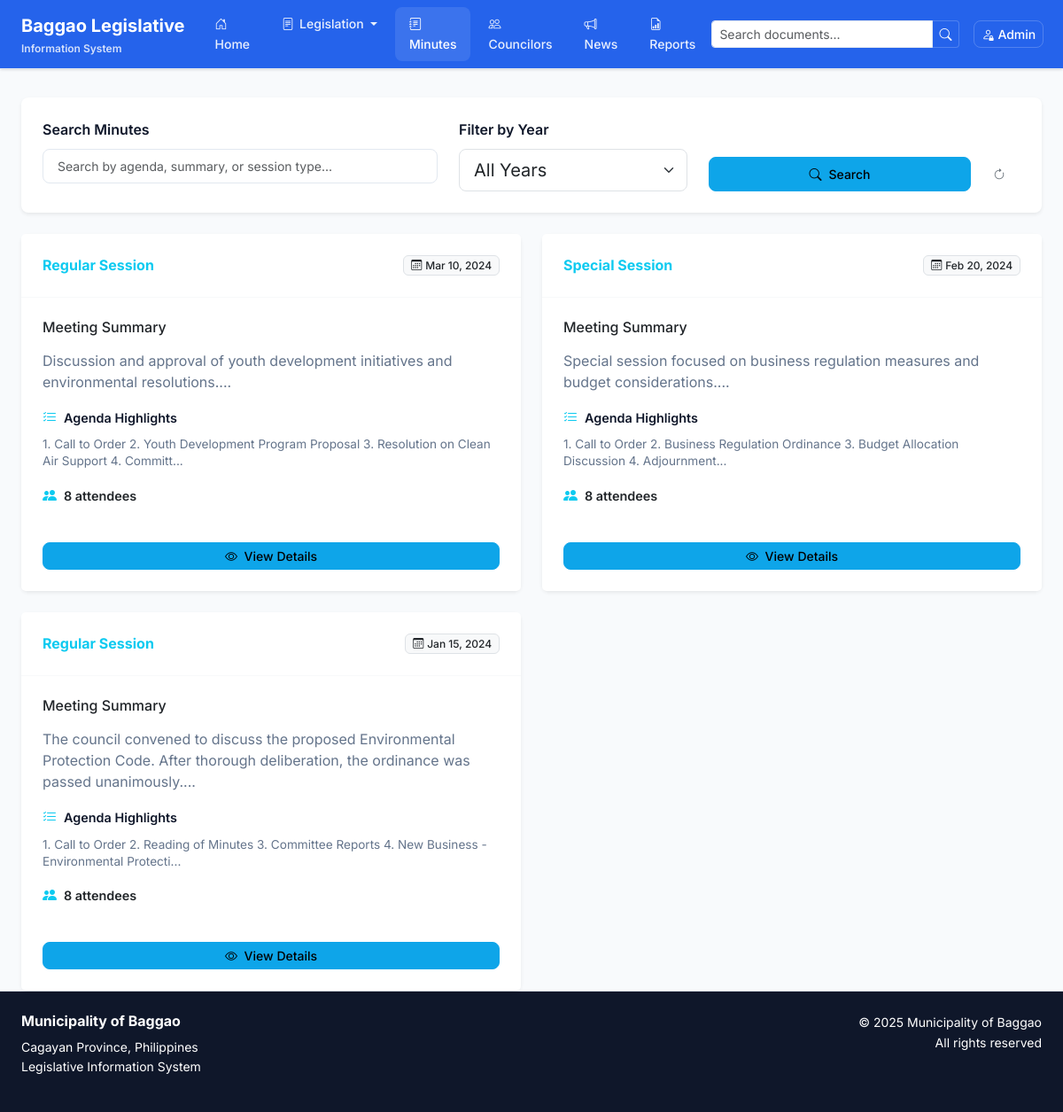
The page /minutes on the database its author committed.
### tables this page shows
CREATE TABLE `minutes` (
  `id` int(11) NOT NULL,
  `meeting_date` date NOT NULL,
  `session_type` varchar(100) NOT NULL,
  `agenda` text NOT NULL,
  `attendees` text NOT NULL,
  `summary` text NOT NULL,
  `file_path` varchar(255) DEFAULT NULL,
  `status` enum('published','draft') DEFAULT 'draft',
  `created_at` timestamp NOT NULL DEFAULT current_timestamp(),
  `updated_at` timestamp NOT NULL DEFAULT current_timestamp() ON UPDATE current_timestamp()
);

### core/Controller.php (called while the page is built, shortened)
<?php
class Controller {
    protected function loadView($view, $data = []) {
        extract($data);
        include "views/{$view}.php";
        include "views/layout.php";
    }
}
?>

### controllers/MinuteController.php (called while the page is built, shortened)
<?php
class MinuteController extends Controller {
    public function index() {
        $minuteModel = new Minute();
        $search = $_GET['search'] ?? '';
        $year = $_GET['year'] ?? '';
        if (!empty($search)) {
            $minutes = $minuteModel->searchPublished($search);
        } elseif (!empty($year)) {
            $minutes = $minuteModel->getByYear($year);
        } else {
            $minutes = $minuteModel->getPublished();
        }
        $data = [
            'minutes' => $minutes,
            'years' => $minuteModel->getYears(),
            'current_search' => $search,
            'current_year' => $year
        ];
        $this->loadView('minutes/index', $data);
    }
}
?>

### index.php (called while the page is built, shortened)
<?php
require_once 'config/database.php';
spl_autoload_register(function ($class_name) {
    $directories = [
        'models/',
        'controllers/',
        'core/'
    ];
    foreach ($directories as $directory) {
        $file = $directory . $class_name . '.php';
        if (file_exists($file)) {
            return;
        }
    }
});
$request = $_GET['page'] ?? 'home';
$action = $_GET['action'] ?? 'index';
$id = $_GET['id'] ?? null;
$routes = [
    'home' => 'HomeController',
    'ordinances' => 'OrdinanceController',
    'resolutions' => 'ResolutionController',
    'minutes' => 'MinuteController',
    'councilors' => 'CouncilorController',
    'publications' => 'PublicationController',
    'reports' => 'ReportController',
    'admin' => 'AdminController',
    'auth' => 'AuthController'
];
if (isset($routes[$request])) {
    $controller = new $controller_name();
    if (method_exists($controller, $action)) {
        $controller->$action($id);
    } else {
        $controller->index();
    }
} else {
    include 'views/404.php';
}
?>

### core/Model.php (called while the page is built, shortened)
<?php
class Model {
    public function __construct() {
        $database = new Database();
        $this->db = $database->getConnection();
    }
}
?>

### config/database.php (called while the page is built, shortened)
<?php
class Database {
    private $host = DB_HOST;
    private $db_name = DB_NAME;
    private $username = DB_USER;
    private $password = DB_PASS;
    private $conn = null;
    public function getConnection() {
        if ($this->conn === null) {
            try {
                $this->conn = new PDO(
                    "mysql:host=" . $this->host . ";dbname=" . $this->db_name,
                    $this->username,
                    $this->password,
                    array(
                        PDO::ATTR_ERRMODE => PDO::ERRMODE_EXCEPTION,
                        PDO::ATTR_DEFAULT_FETCH_MODE => PDO::FETCH_ASSOC,
                        PDO::MYSQL_ATTR_INIT_COMMAND => "SET NAMES utf8"
                    )
                );
            } catch(PDOException $exception) {
                echo "Connection error: " . $exception->getMessage();
                die();
            }
        }
        return $this->conn;
    }
}
?>

### models/Minute.php (called while the page is built, shortened)
<?php
class Minute extends Model {
    public function getPublished() {
        $stmt = $this->db->prepare("SELECT * FROM minutes WHERE status = 'published' ORDER BY meeting_date DESC");
        $stmt->execute();
        return $stmt->fetchAll();
    }
}
?>

### views/minutes/index.php (the view, shortened to what this page needs)
<div class="card border-0 shadow-sm mb-4">
    <div class="card-body p-4">
        <form method="GET" action="<?= BASE_URL ?>minutes" class="row g-4">
            <div class="col-md-5">
                <label for="search" class="form-label fw-semibold">Search Minutes</label>
                <input type="text" class="form-control form-control-lg" id="search" name="search"
                       placeholder="Search by agenda, summary, or session type..."
                       value="<?= htmlspecialchars($current_search) ?>">
            </div>
            <div class="col-md-3">
                <label for="year" class="form-label fw-semibold">Filter by Year</label>
                <select class="form-select form-select-lg" id="year" name="year">
                    <option value="">All Years</option>
                </select>
            </div>
            <div class="col-md-4 d-flex align-items-end gap-2">
                <button type="submit" class="btn btn-info btn-lg flex-grow-1">
                    <i class="bi bi-search me-2"></i>Search
                </button>
                <a href="<?= BASE_URL ?>minutes" class="btn btn-outline-secondary btn-lg">
                    <i class="bi bi-arrow-clockwise"></i>
                </a>
            </div>
        </form>
    </div>
</div>
<?php if (!empty($minutes)): ?>
    <div class="row g-4">
        <?php foreach ($minutes as $minute): ?>
            <div class="col-lg-6">
                <div class="card h-100 border-0 shadow-sm hover-shadow">
                    <div class="card-header bg-white border-bottom border-light d-flex justify-content-between align-items-center p-4">
                        <h6 class="mb-0 text-info fw-bold">
                            <?= htmlspecialchars($minute['session_type']) ?>
                        </h6>
                        <span class="badge bg-light text-dark border">
                            <i class="bi bi-calendar3 me-1"></i><?= date('M d, Y', strtotime($minute['meeting_date'])) ?>
                        </span>
                    </div>
                    <div class="card-body p-4 bg-white">
                        <h6 class="card-title mb-3 text-dark">Meeting Summary</h6>
                        <p class="card-text text-muted mb-3" style="line-height: 1.5;">
                            <?= htmlspecialchars(substr($minute['summary'], 0, 150)) ?>...
                        </p>
                        <div class="mb-3">
                            <div class="d-flex align-items-center mb-2">
                                <i class="bi bi-list-check me-2 text-info"></i>
                                <h6 class="mb-0 fw-semibold" style="font-size: 0.9rem;">Agenda Highlights</h6>
                            </div>
                            <p class="text-muted mb-0" style="font-size: 0.85rem; line-height: 1.4;">
                                <?= htmlspecialchars(substr($minute['agenda'], 0, 100)) ?>...
                            </p>
                        </div>
                        <div class="mb-3">
                            <div class="d-flex align-items-center">
                                <i class="bi bi-people-fill me-2 text-info"></i>
                                <span class="fw-semibold text-dark" style="font-size: 0.9rem;">
                                    <?php
                                    $attendees = explode(',', $minute['attendees']);
                                    echo count($attendees) . ' attendees';
                                    ?>
                                </span>
                            </div>
                        </div>
                    </div>
                    <div class="card-footer bg-white border-top-0 p-4 pt-0">
                        <div class="d-flex gap-2">
                            <a href="<?= BASE_URL ?>minutes/view/<?= $minute['id'] ?>" class="btn btn-info btn-sm flex-grow-1">
                                <i class="bi bi-eye me-1"></i> View Details
                            </a>
                        </div>
                    </div>
                </div>
            </div>
        <?php endforeach; ?>
    </div>
<?php endif; ?>

### views/layout.php (style rules this page uses)
:root { --primary: #2563eb; --primary-foreground: #ffffff; --secondary: #f1f5f9; --secondary-foreground: #0f172a; --muted: #f8fafc; --muted-foreground: #64748b; --accent: #f1f5f9; --accent-foreground: #0f172a; --destructive: #ef4444; --destructive-foreground: #ffffff; --border: #e2e8f0; --input: #e2e8f0; --ring: #2563eb; --background: #ffffff; --foreground: #0f172a; --card: #ffffff; --card-foreground: #0f172a; --popover: #ffffff; --popover-foreground: #0f172a; --radius: 0.5rem; }
* { border-color: var(--border); }
body { font-family: 'Inter', -apple-system, BlinkMacSystemFont, sans-serif; background-color: var(--background); color: var(--foreground); line-height: 1.6; }
.form-control { border: 1px solid var(--input); border-radius: var(--radius); background-color: var(--background); font-size: 0.875rem; transition: border-color 0.2s ease, box-shadow 0.2s ease; }
.btn { border-radius: var(--radius); font-weight: 500; font-size: 0.875rem; transition: all 0.2s ease; border: 1px solid transparent; }
.btn-info { background-color: #0ea5e9; border-color: #0ea5e9; }
.card { background-color: var(--card); color: var(--card-foreground); border: 1px solid var(--border); border-radius: var(--radius); box-shadow: 0 1px 3px 0 rgb(0 0 0 / 0.1), 0 1px 2px -1px rgb(0 0 0 / 0.1); transition: all 0.2s ease; }
.card-header { background-color: var(--muted); border-bottom: 1px solid var(--border); font-weight: 600; font-size: 0.875rem; }
.text-muted { color: var(--muted-foreground) !important; }
.badge { font-size: 0.75rem; font-weight: 500; border-radius: calc(var(--radius) - 2px); }
.card { transition: all 0.2s cubic-bezier(0.4, 0, 0.2, 1); }
.btn { transition: all 0.2s cubic-bezier(0.4, 0, 0.2, 1); }

### rows shown on the page
minutes: session_type "Regular Session", meeting_date "Mar 10, 2024", summary "Discussion and approval of youth development initiatives and environmental resolutions.", agenda "1. Call to Order 2. Youth Development Program Proposal 3. Resolution on Clean Air Support 4. Committ", attendees "8"
minutes: session_type "Special Session", meeting_date "Feb 20, 2024", summary "Special session focused on business regulation measures and budget considerations.", agenda "1. Call to Order 2. Business Regulation Ordinance 3. Budget Allocation Discussion 4. Adjournment", attendees "8"
minutes: session_type "Regular Session", meeting_date "Jan 15, 2024", summary "The council convened to discuss the proposed Environmental Protection Code. After thorough deliberation, the ordinance was passed unanimously.", agenda "1. Call to Order 2. Reading of Minutes 3. Committee Reports 4. New Business - Environmental Protecti", attendees "8"
